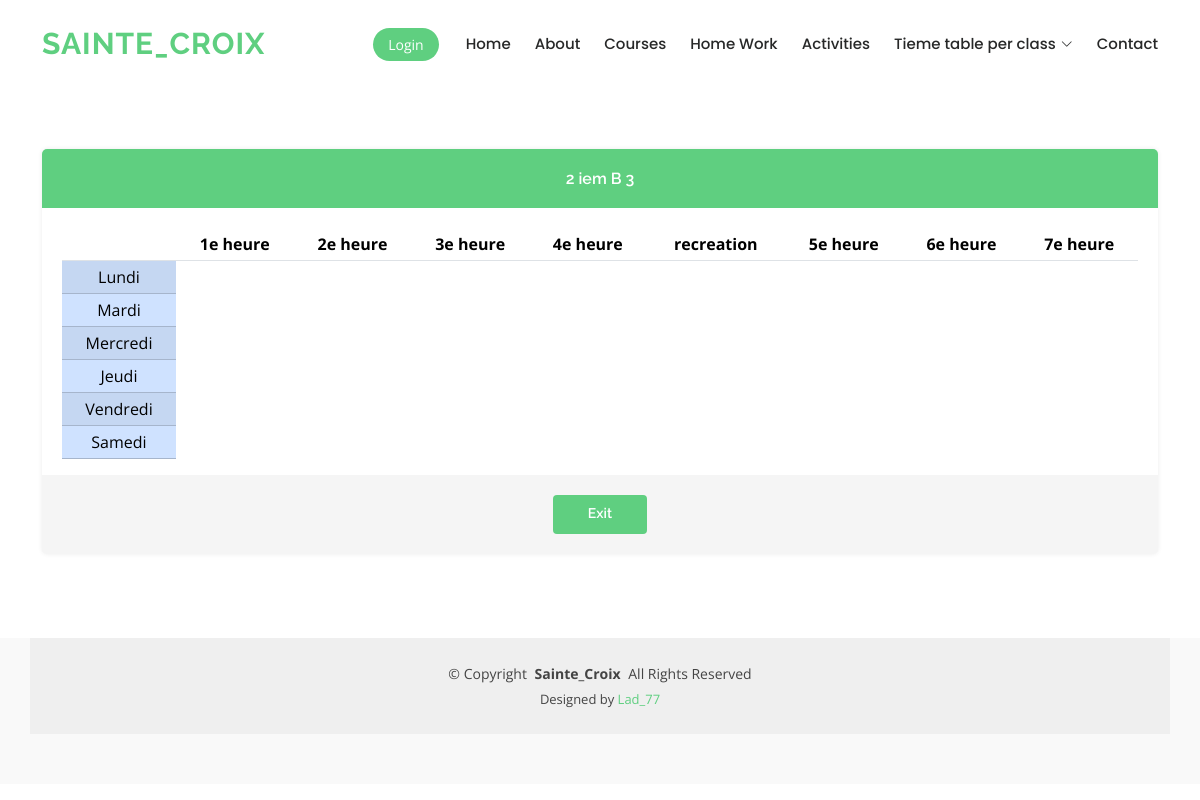
Page /HoraireClasse.php?idcla=3 on the committed database.
### tables this page shows
CREATE TABLE `classe` (
  `id` int(11) NOT NULL,
  `nomclasse` text NOT NULL,
  `options` int(11) NOT NULL,
  `supprimer` int(11) NOT NULL
);

CREATE TABLE `heure` (
  `id` int(11) NOT NULL,
  `unite` text NOT NULL
);

CREATE TABLE `jours` (
  `id` int(11) NOT NULL,
  `jour` text NOT NULL,
  `statut` int(11) NOT NULL
);

### HoraireClasse.php (the view, shortened to what this page needs)
<?php
include 'connexion/connexion.php';
if (isset($_GET['idcla'])) {
    $idclasse = $_GET['idcla'];
}
?>
<!DOCTYPE html>
<html lang="en">
<head>
    <link href="assetts/vendor/bootstrap/css/bootstrap.min.css" rel="stylesheet">
    <link href="assetts/vendor/bootstrap-icons/bootstrap-icons.css" rel="stylesheet">
    <link href="assetts/vendor/aos/aos.css" rel="stylesheet">
    <link href="assetts/vendor/glightbox/css/glightbox.min.css" rel="stylesheet">
    <link href="assetts/vendor/swiper/swiper-bundle.min.css" rel="stylesheet">
    <link href="assetts/css/main.css" rel="stylesheet">
</head>
<body>
    <header id="header" class="header d-flex align-items-center sticky-top">
        <div class="container-fluid container-xl position-relative d-flex align-items-center">
            <a href="index.html" class="logo d-flex align-items-center me-auto">
                <h1 class="">Sainte_Croix</h1>
            </a>
            <nav id="navmenu" class="navmenu">
                <ul>
                    <li><a href="index.php">Home</a></li>
                    <li><a href="about.html">About</a></li>
                    <li><a href="courses.html">Courses</a></li>
                    <li><a href="trainers.html">Home Work</a></li>
                    <li><a href="trainers.html">Activities</a></li>
                    <li class="dropdown has-dropdown"><a href="#"><span>Tieme table per class</span> <i class="bi bi-chevron-down"></i></a>
                    </li>
                    <li><a href="contact.html">Contact</a></li>
                </ul>
            </nav>
            <a class="btn-getstarted" href="courses.html">Login</a>
        </div>
    </header>
    <main class="main">
        <section id="pricing" class="pricing section">
            <div class="container">
                <div class="row gy-3">
                    <div class="col-xl-12 col-lg-8" data-aos="fade-up" data-aos-delay="200">
                        <div class="pricing-item featured">
                            <?php
                            $affichclass = $connexion->prepare("SELECT * FROM classe where id='$idclasse'");
                            $affichclass->execute();
                            while ($tabo = $affichclass->fetch()) {
                            ?>
                                <h3><?php echo $tabo['nomclasse'] . "  " . $tabo['options']; ?></h3>
                                <table class="table table-striped table-sm">
                                    <thead>
                                        <tr>
                                            <th></th>
                                            <?php
                                            $afficherheure = $connexion->prepare("SELECT `unite` FROM `heure`");
                                            $afficherheure->execute();
                                            while ($heure = $afficherheure->fetch()) {
                                                $heures = $heure['unite'];
                                                if ($heures == "5e heure") {
                                            ?>
                                                    <th> <?php echo "recreation" ?></th>
                                                <?php
                                                }
                                                ?>
                                                <th> <?php echo $heures ?></th>
                                            <?php
                                            }
                                            ?>
                                        </tr>
                                    </thead>
                                    <tbody>
                                        <?php
                                        $affichercour = $connexion->prepare("SELECT `id`,`jour` FROM `jours`");
                                        $affichercour->execute();
                                        while ($jour = $affichercour->fetch()) {
                                        ?>
                                            <tr class="table-primary">
                                                <td><?php echo $jour['jour'] ?></td>
                                            </tr>
                                        <?php
                                        }
                                        ?>
                                    </tbody>
                                </table>
                            <?php } ?>
                            <div class="btn-wrap">
                                <a href="index.php" class="btn-buy">Exit</a>
                            </div>
                        </div>
                    </div>
                </div>
            </div>
        </section>
    </main>
    <footer id="footer" class="footer position-relative">
        <div class="container copyright text-center mt-4">
            <p>© <span>Copyright</span> <strong class="px-1">Sainte_Croix</strong> <span>All Rights Reserved</span></p>
            <div class="credits">
                Designed by <a href="tel:0997019883">Lad_77</a>
            </div>
        </div>
    </footer>
</body>
</html>

### assetts/css/main.css (style rules this page uses)
:root { --default-font: "Open Sans", system-ui, -apple-system, "Segoe UI", Roboto, "Helvetica Neue", Arial, "Noto Sans", "Liberation Sans", sans-serif, "Apple Color Emoji", "Segoe UI Emoji", "Segoe UI Symbol", "Noto Color Emoji"; --heading-font: "Raleway", sans-serif; --nav-font: "Poppins", sans-serif; }
:root { --background-color: #ffffff; --background-color-rgb: 255, 255, 255; --default-color: #444444; --default-color-rgb: 68, 68, 68; --heading-color: #37423b; --heading-color-rgb: 55, 66, 59; --accent-color: #5fcf80; --accent-color-rgb: 95, 207, 128; --contrast-color: #ffffff; --contrast-color-rgb: 255, 255, 255; }
:root { --nav-color: #272828; --nav-hover-color: #5fcf80; --nav-dropdown-color: #272828; --nav-dropdown-hover-color: #5fcf80; --nav-dropdown-background-color: #ffffff; }
:root { scroll-behavior: smooth; }
body { color: var(--default-color); background-color: var(--background-color); font-family: var(--default-font); }
a { color: var(--accent-color); text-decoration: none; transition: 0.3s; }
h1, h2, h3, h4, h5, h6 { color: var(--heading-color); font-family: var(--heading-font); }
.header { color: var(--default-color); background-color: var(--background-color); padding: 15px 0; transition: all 0.5s; z-index: 997; }
.header .logo { line-height: 1; }
.header .logo h1 { font-weight: 700; font-size: 30px; margin: 0; letter-spacing: 1px; text-transform: uppercase; color: var(--accent-color); }
.header .btn-getstarted, .header .btn-getstarted:focus { color: var(--contrast-color); background: var(--accent-color); font-size: 14px; padding: 8px 25px; margin: 0 0 0 30px; border-radius: 50px; transition: 0.3s; }
@media (max-width: 1200px) { .header .logo { order: 1; } }
@media (max-width: 1200px) { .header .btn-getstarted { order: 2; margin: 0 15px 0 0; padding: 6px 15px; } }
@media (max-width: 1200px) { .header .navmenu { order: 3; } }
@media (min-width: 1200px) { .navmenu { padding: 0; } }
@media (min-width: 1200px) { .navmenu ul { margin: 0; padding: 0; display: flex; list-style: none; align-items: center; } }
@media (min-width: 1200px) { .navmenu li { position: relative; } }
@media (min-width: 1200px) { .navmenu a, .navmenu a:focus { color: var(--nav-color); padding: 18px 12px; font-size: 15px; font-family: var(--nav-font); font-weight: 500; display: flex; align-items: center; justify-content: space-between; white-space: nowrap; transition: 0.3s; } }
@media (min-width: 1200px) { .navmenu a i, .navmenu a:focus i { font-size: 12px; line-height: 0; margin-left: 5px; transition: 0.3s; } }
@media (min-width: 1200px) { .navmenu li:last-child a { padding-right: 0; } }
.footer { color: var(--default-color); background-color: rgba(var(--default-color-rgb), 0.03); font-size: 14px; padding-bottom: 50px; position: relative; }
.footer .copyright { padding-top: 25px; padding-bottom: 25px; background-color: rgba(var(--default-color-rgb), 0.05); }
.footer .copyright p { margin-bottom: 0; }
.footer .credits { margin-top: 6px; font-size: 13px; }
section, .section { color: var(--default-color); background-color: var(--background-color); padding: 60px 0; scroll-margin-top: 900px; overflow: clip; }
.pricing .pricing-item { box-shadow: 0px 0px 4px rgba(var(--default-color-rgb), 0.1); padding: 20px; text-align: center; border-radius: 5px; position: relative; overflow: hidden; }
.pricing .pricing-item h3 { font-weight: 400; margin: -20px -20px 20px -20px; padding: 20px 15px; font-size: 16px; font-weight: 600; color: rgba(var(--default-color-rgb), 0.8); background: rgba(var(--default-color-rgb), 0.05); }
.pricing .btn-wrap { background: rgba(var(--default-color-rgb), 0.05); margin: 0 -20px -20px -20px; padding: 20px 15px; text-align: center; }
.pricing .btn-buy { background: var(--accent-color); color: var(--contrast-color); display: inline-block; padding: 8px 35px 10px 35px; border-radius: 4px; transition: none; font-size: 14px; font-weight: 400; font-family: var(--heading-font); font-weight: 600; transition: 0.3s; }
.pricing .featured h3 { background: var(--accent-color); color: var(--contrast-color); }

### rows in the picture
classe: nomclasse "2 iem B", options "3"
heure: unite "1e heure"
heure: unite "2e heure"
heure: unite "3e heure"
heure: unite "4e heure"
heure: shows "recreation", unite "5e heure"
heure: unite "6e heure"
heure: unite "7e heure"
jours: jour "Lundi"
jours: jour "Mardi"
jours: jour "Mercredi"
jours: jour "Jeudi"
jours: jour "Vendredi"
jours: jour "Samedi"
